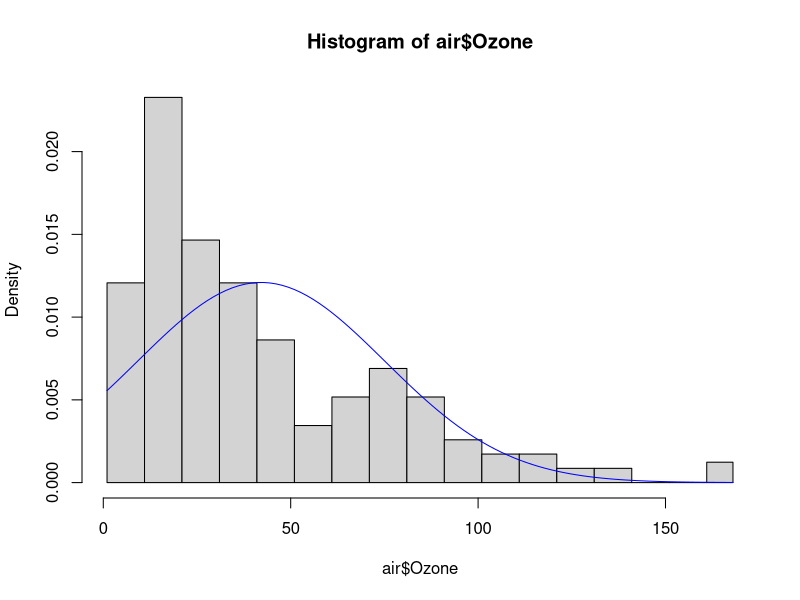
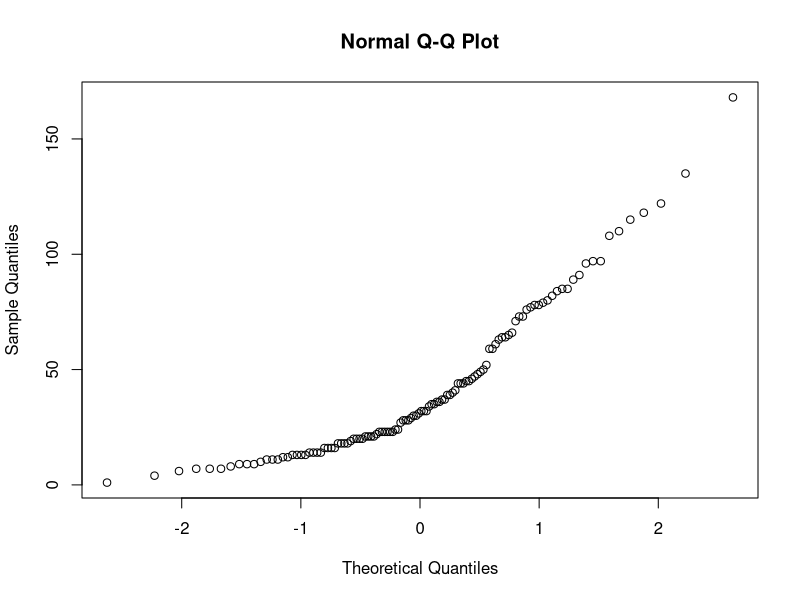
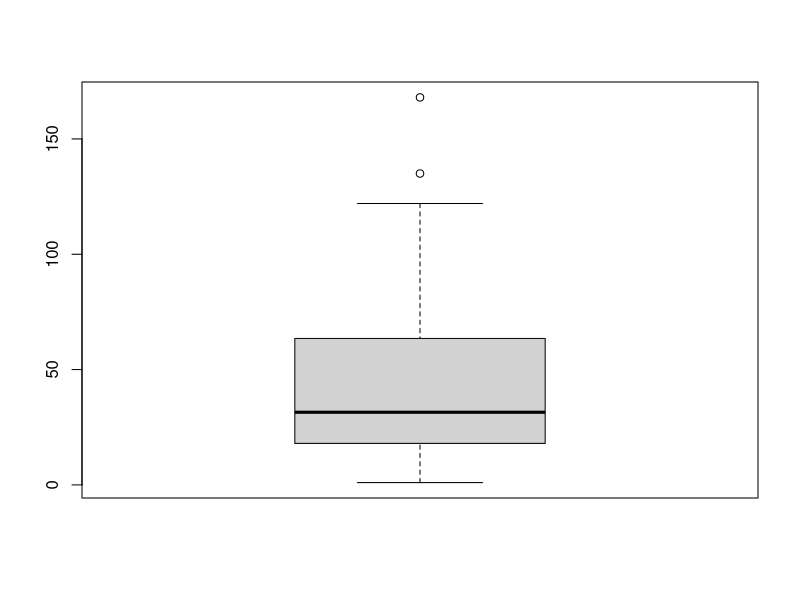
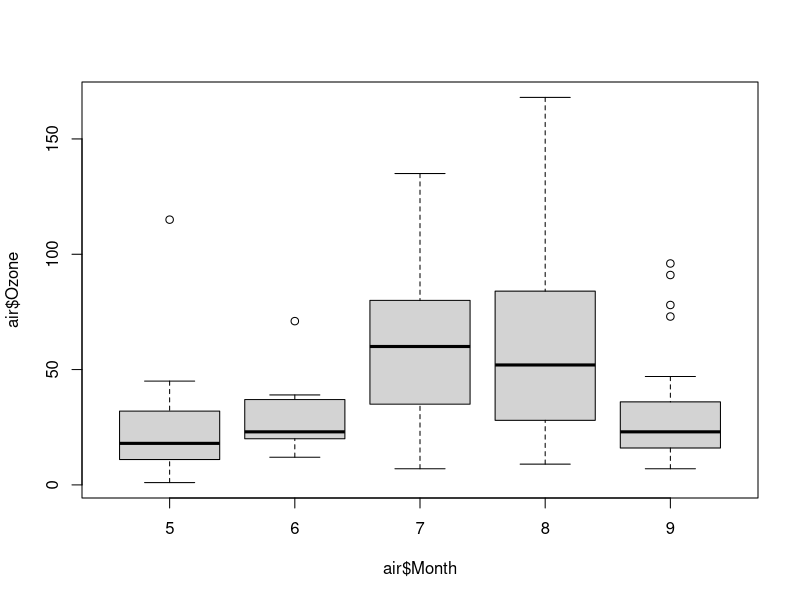
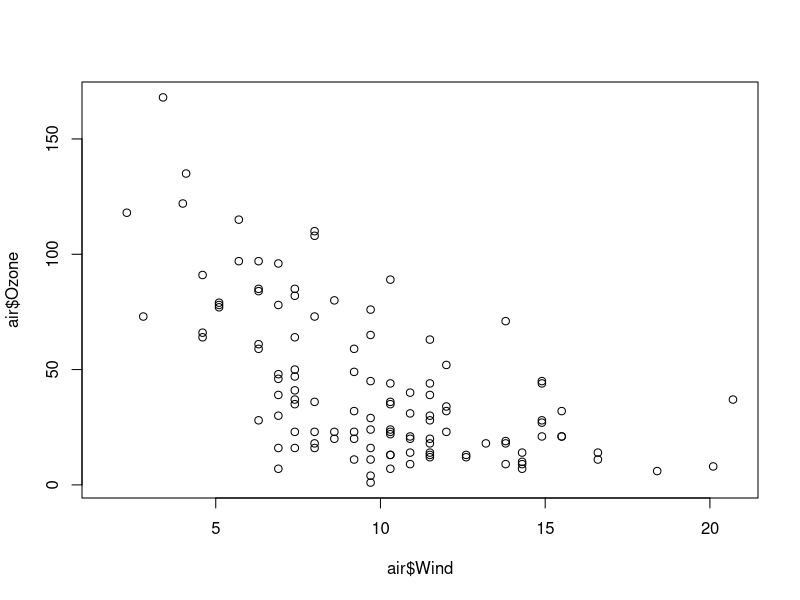
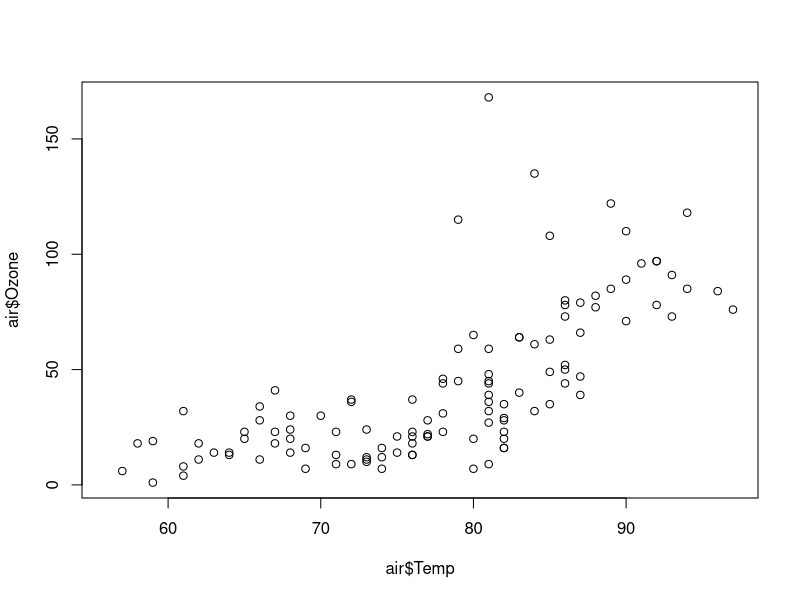

Write R code to recreate these figures, in order.
#Autor: XuSheng Zheng

#----------------------------------------------------------------------------------
#Ejercicio propuesto
#1.
air<-airquality
xs<-seq(min(air$Ozone,na.rm=TRUE), max(air$Ozone,na.rm=TRUE),by=10)
xs<-c(xs,max(air$Ozone,na.rm=TRUE))
hist(air$Ozone,breaks=xs,freq=FALSE)


#2.
curve(dnorm(x,mean=mean(air$Ozone, na.rm=TRUE),sd=sd(air$Ozone, na.rm=TRUE)),add=TRUE,col='blue')
#Mediante la representación se puede apreciar que los datos no se podrían modelizar mediante una normal 

#3.
qqnorm(air$Ozone)
#Los puntos no aparecen alineados, luego da señal de que no es normal

ks.test(air$Ozone, pnorm, mean=mean(air$Ozone, na.rm=TRUE), sd=sd(air$Ozone, na.rm=TRUE))
#El test de Kolmogorov-Smirnov produce un p-valor menor que 0.05, podemos rechar H0 con dicho nivel de significación 

shapiro.test(air$Ozone)
#El test de Shapiro-Wilk produce un p-valor mucho menor, lo cuál nos afirma de que no sería adecuado modelizar con una normal

#4.
boxplot(air$Ozone)
#No tiene muchos outliers y existen datos con valores mayores que el resto que hacen que el tercer cualtil sea mayor

#5.
boxplot(air$Ozone~air$Month)
#Se puede apreciar que los meses de julio y agosto son los meses con mayor contaminación

#6.
plot(air$Wind, air$Ozone)
#Se puede apreciar en que cuando menos viento hay, existe una mayor contaminación

plot(air$Temp, air$Ozone)
#De mismo modo, cuando mayor sea la temperatura, más contaminación hay